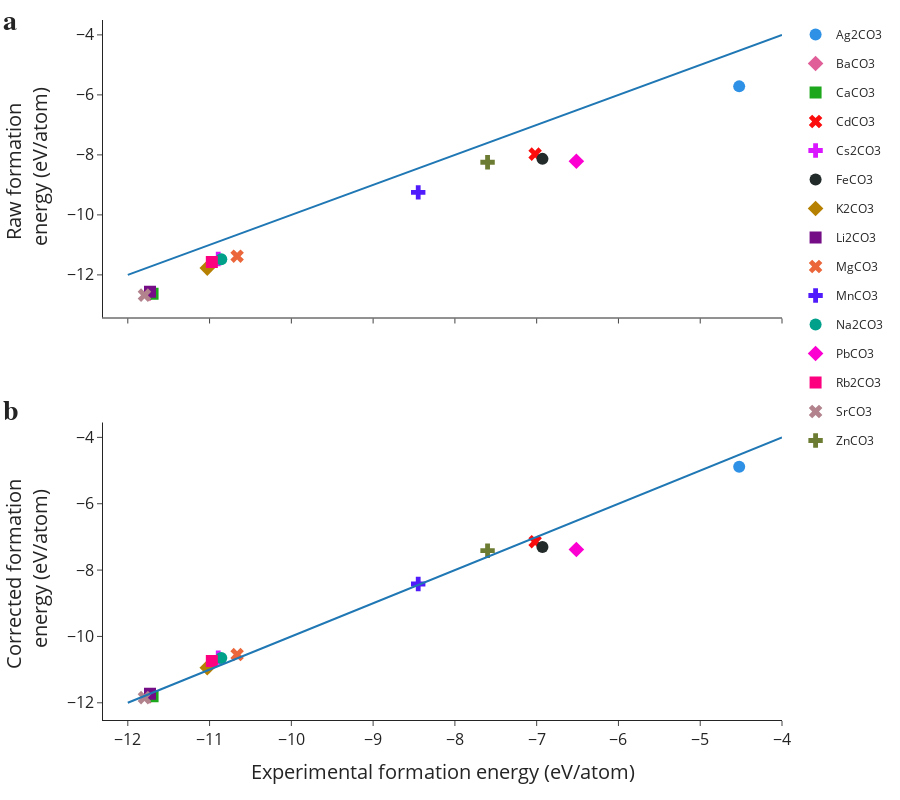

Notebook code cell kept with this figure:
### Markdown cell above
## Figure

### Code cell
from copy import deepcopy

import plotly.graph_objects as go
from plotly.subplots import make_subplots

combo_fig = make_subplots(rows=2, cols=1, shared_xaxes=True)

for t in fig.data:
    t = deepcopy(t)
    t["marker"]["size"] = 12
    combo_fig.add_trace(
        t,
        row=1, col=1
    )

for t in fig_new.data:
    t = deepcopy(t)
    t["showlegend"] = False
    t["marker"]["size"] = 12
    combo_fig.add_trace(
        t,
        row=2, col=1
    )

combo_fig.update_layout({"width":900, "height":800,
                         "xaxis1":{"tickfont":{"size":16}},
                         "xaxis2":{"tickfont":{"size":16}, "title": "Experimental formation energy (eV/atom)", "titlefont":{"size":20}},
                         "yaxis1":{"tickfont":{"size":16}, "title": "Raw formation <br> energy (eV/atom)", "titlefont":{"size":20}},
                         "yaxis2":{"tickfont":{"size":16}, "title": "Corrected formation <br> energy (eV/atom)", "titlefont":{"size":20}},
                         "margin":{"t":20}})

combo_fig.add_annotation(x=-0.15, y=1.02, xref="paper", yref="paper", text="<b>a</b>",
                   showarrow=False, font={"family":"Helvetica","size":28})
combo_fig.add_annotation(x=-0.15, y=0.44, xref="paper", yref="paper", text="<b>b</b>",
                   showarrow=False, font={"family":"Helvetica","size":28})

combo_fig.write_image("carbonate_correction.png", scale=3)
combo_fig

### Figure 1 — Plotly figure (JSON) as saved in the notebook; plotly's stock layout.template omitted (floating-point values rounded to 4 significant figures)
{"data": [{"hovertemplate": "<b>%{hovertext}</b><br><br>name=Ag2CO3<br>x=%{x}<br>y=%{y}<extra></extra>", "hovertext": ["Ag2CO3"], "legendgroup": "Ag2CO3", "marker": {"color": "#2E91E5", "size": 12, "symbol": "circle"}, "mode": "markers", "name": "Ag2CO3", "orientation": "v", "showlegend": true, "type": "scatter", "x": [-4.523], "xaxis": "x", "y": [-5.716], "yaxis": "y"}, {"hovertemplate": "<b>%{hovertext}</b><br><br>name=BaCO3<br>x=%{x}<br>y=%{y}<extra></extra>", "hovertext": ["BaCO3"], "legendgroup": "BaCO3", "marker": {"color": "#E15F99", "size": 12, "symbol": "diamond"}, "mode": "markers", "name": "BaCO3", "orientation": "v", "showlegend": true, "type": "scatter", "x": [-11.73], "xaxis": "x", "y": [-12.62], "yaxis": "y"}, {"hovertemplate": "<b>%{hovertext}</b><br><br>name=CaCO3<br>x=%{x}<br>y=%{y}<extra></extra>", "hovertext": ["CaCO3"], "legendgroup": "CaCO3", "marker": {"color": "#1CA71C", "size": 12, "symbol": "square"}, "mode": "markers", "name": "CaCO3", "orientation": "v", "showlegend": true, "type": "scatter", "x": [-11.7], "xaxis": "x", "y": [-12.63], "yaxis": "y"}, {"hovertemplate": "<b>%{hovertext}</b><br><br>name=CdCO3<br>x=%{x}<br>y=%{y}<extra></extra>", "hovertext": ["CdCO3"], "legendgroup": "CdCO3", "marker": {"color": "#FB0D0D", "size": 12, "symbol": "x"}, "mode": "markers", "name": "CdCO3", "orientation": "v", "showlegend": true, "type": "scatter", "x": [-7.019], "xaxis": "x", "y": [-7.974], "yaxis": "y"}, {"hovertemplate": "<b>%{hovertext}</b><br><br>name=Cs2CO3<br>x=%{x}<br>y=%{y}<extra></extra>", "hovertext": ["Cs2CO3"], "legendgroup": "Cs2CO3", "marker": {"color": "#DA16FF", "size": 12, "symbol": "cross"}, "mode": "markers", "name": "Cs2CO3", "orientation": "v", "showlegend": true, "type": "scatter", "x": [-10.89], "xaxis": "x", "y": [-11.47], "yaxis": "y"}, {"hovertemplate": "<b>%{hovertext}</b><br><br>name=FeCO3<br>x=%{x}<br>y=%{y}<extra></extra>", "hovertext": ["FeCO3"], "legendgroup": "FeCO3", "marker": {"color": "#222A2A", "size": 12, "symbol": "circle"}, "mode": "markers", "name": "FeCO3", "orientation": "v", "showlegend": true, "type": "scatter", "x": [-6.929], "xaxis": "x", "y": [-8.133], "yaxis": "y"}, {"hovertemplate": "<b>%{hovertext}</b><br><br>name=K2CO3<br>x=%{x}<br>y=%{y}<extra></extra>", "hovertext": ["K2CO3"], "legendgroup": "K2CO3", "marker": {"color": "#B68100", "size": 12, "symbol": "diamond"}, "mode": "markers", "name": "K2CO3", "orientation": "v", "showlegend": true, "type": "scatter", "x": [-11.03], "xaxis": "x", "y": [-11.77], "yaxis": "y"}, {"hovertemplate": "<b>%{hovertext}</b><br><br>name=Li2CO3<br>x=%{x}<br>y=%{y}<extra></extra>", "hovertext": ["Li2CO3"], "legendgroup": "Li2CO3", "marker": {"color": "#750D86", "size": 12, "symbol": "square"}, "mode": "markers", "name": "Li2CO3", "orientation": "v", "showlegend": true, "type": "scatter", "x": [-11.73], "xaxis": "x", "y": [-12.56], "yaxis": "y"}, {"hovertemplate": "<b>%{hovertext}</b><br><br>name=MgCO3<br>x=%{x}<br>y=%{y}<extra></extra>", "hovertext": ["MgCO3"], "legendgroup": "MgCO3", "marker": {"color": "#EB663B", "size": 12, "symbol": "x"}, "mode": "markers", "name": "MgCO3", "orientation": "v", "showlegend": true, "type": "scatter", "x": [-10.66], "xaxis": "x", "y": [-11.38], "yaxis": "y"}, {"hovertemplate": "<b>%{hovertext}</b><br><br>name=MnCO3<br>x=%{x}<br>y=%{y}<extra></extra>", "hovertext": ["MnCO3"], "legendgroup": "MnCO3", "marker": {"color": "#511CFB", "size": 12, "symbol": "cross"}, "mode": "markers", "name": "MnCO3", "orientation": "v", "showlegend": true, "type": "scatter", "x": [-8.449], "xaxis": "x", "y": [-9.249], "yaxis": "y"}, {"hovertemplate": "<b>%{hovertext}</b><br><br>name=Na2CO3<br>x=%{x}<br>y=%{y}<extra></extra>", "hovertext": ["Na2CO3"], "legendgroup": "Na2CO3", "marker": {"color": "#00A08B", "size": 12, "symbol": "circle"}, "mode": "markers", "name": "Na2CO3", "orientation": "v", "showlegend": true, "type": "scatter", "x": [-10.86], "xaxis": "x", "y": [-11.48], "yaxis": "y"}, {"hovertemplate": "<b>%{hovertext}</b><br><br>name=PbCO3<br>x=%{x}<br>y=%{y}<extra></extra>", "hovertext": ["PbCO3"], "legendgroup": "PbCO3", "marker": {"color": "#FB00D1", "size": 12, "symbol": "diamond"}, "mode": "markers", "name": "PbCO3", "orientation": "v", "showlegend": true, "type": "scatter", "x": [-6.515], "xaxis": "x", "y": [-8.212], "yaxis": "y"}, {"hovertemplate": "<b>%{hovertext}</b><br><br>name=Rb2CO3<br>x=%{x}<br>y=%{y}<extra></extra>", "hovertext": ["Rb2CO3"], "legendgroup": "Rb2CO3", "marker": {"color": "#FC0080", "size": 12, "symbol": "square"}, "mode": "markers", "name": "Rb2CO3", "orientation": "v", "showlegend": true, "type": "scatter", "x": [-10.97], "xaxis": "x", "y": [-11.57], "yaxis": "y"}, {"hovertemplate": "<b>%{hovertext}</b><br><br>name=SrCO3<br>x=%{x}<br>y=%{y}<extra></extra>", "hovertext": ["SrCO3"], "legendgroup": "SrCO3", "marker": {"color": "#B2828D", "size": 12, "symbol": "x"}, "mode": "markers", "name": "SrCO3", "orientation": "v", "showlegend": true, "type": "scatter", "x": [-11.8], "xaxis": "x", "y": [-12.67], "yaxis": "y"}, {"hovertemplate": "<b>%{hovertext}</b><br><br>name=ZnCO3<br>x=%{x}<br>y=%{y}<extra></extra>", "hovertext": ["ZnCO3"], "legendgroup": "ZnCO3", "marker": {"color": "#6C7C32", "size": 12, "symbol": "cross"}, "mode": "markers", "name": "ZnCO3", "orientation": "v", "showlegend": true, "type": "scatter", "x": [-7.6], "xaxis": "x", "y": [-8.246], "yaxis": "y"}, {"hovertemplate": "x=%{x}<br>y=%{y}<extra></extra>", "legendgroup": "", "line": {"color": "#1F77B4", "dash": "solid"}, "marker": {"size": 12, "symbol": "circle"}, "mode": "lines", "name": "", "orientation": "v", "showlegend": false, "type": "scatter", "x": [-12, -4], "xaxis": "x", "y": [-12, -4], "yaxis": "y"}, {"hovertemplate": "<b>%{hovertext}</b><br><br>name=Ag2CO3<br>x=%{x}<br>y=%{y}<extra></extra>", "hovertext": ["Ag2CO3"], "legendgroup": "Ag2CO3", "marker": {"color": "#2E91E5", "size": 12, "symbol": "circle"}, "mode": "markers", "name": "Ag2CO3", "orientation": "v", "showlegend": false, "type": "scatter", "x": [-4.523], "xaxis": "x2", "y": [-4.886], "yaxis": "y2"}, {"hovertemplate": "<b>%{hovertext}</b><br><br>name=BaCO3<br>x=%{x}<br>y=%{y}<extra></extra>", "hovertext": ["BaCO3"], "legendgroup": "BaCO3", "marker": {"color": "#E15F99", "size": 12, "symbol": "diamond"}, "mode": "markers", "name": "BaCO3", "orientation": "v", "showlegend": false, "type": "scatter", "x": [-11.73], "xaxis": "x2", "y": [-11.79], "yaxis": "y2"}, {"hovertemplate": "<b>%{hovertext}</b><br><br>name=CaCO3<br>x=%{x}<br>y=%{y}<extra></extra>", "hovertext": ["CaCO3"], "legendgroup": "CaCO3", "marker": {"color": "#1CA71C", "size": 12, "symbol": "square"}, "mode": "markers", "name": "CaCO3", "orientation": "v", "showlegend": false, "type": "scatter", "x": [-11.7], "xaxis": "x2", "y": [-11.8], "yaxis": "y2"}, {"hovertemplate": "<b>%{hovertext}</b><br><br>name=CdCO3<br>x=%{x}<br>y=%{y}<extra></extra>", "hovertext": ["CdCO3"], "legendgroup": "CdCO3", "marker": {"color": "#FB0D0D", "size": 12, "symbol": "x"}, "mode": "markers", "name": "CdCO3", "orientation": "v", "showlegend": false, "type": "scatter", "x": [-7.019], "xaxis": "x2", "y": [-7.144], "yaxis": "y2"}, {"hovertemplate": "<b>%{hovertext}</b><br><br>name=Cs2CO3<br>x=%{x}<br>y=%{y}<extra></extra>", "hovertext": ["Cs2CO3"], "legendgroup": "Cs2CO3", "marker": {"color": "#DA16FF", "size": 12, "symbol": "cross"}, "mode": "markers", "name": "Cs2CO3", "orientation": "v", "showlegend": false, "type": "scatter", "x": [-10.89], "xaxis": "x2", "y": [-10.64], "yaxis": "y2"}, {"hovertemplate": "<b>%{hovertext}</b><br><br>name=FeCO3<br>x=%{x}<br>y=%{y}<extra></extra>", "hovertext": ["FeCO3"], "legendgroup": "FeCO3", "marker": {"color": "#222A2A", "size": 12, "symbol": "circle"}, "mode": "markers", "name": "FeCO3", "orientation": "v", "showlegend": false, "type": "scatter", "x": [-6.929], "xaxis": "x2", "y": [-7.303], "yaxis": "y2"}, {"hovertemplate": "<b>%{hovertext}</b><br><br>name=K2CO3<br>x=%{x}<br>y=%{y}<extra></extra>", "hovertext": ["K2CO3"], "legendgroup": "K2CO3", "marker": {"color": "#B68100", "size": 12, "symbol": "diamond"}, "mode": "markers", "name": "K2CO3", "orientation": "v", "showlegend": false, "type": "scatter", "x": [-11.03], "xaxis": "x2", "y": [-10.94], "yaxis": "y2"}, {"hovertemplate": "<b>%{hovertext}</b><br><br>name=Li2CO3<br>x=%{x}<br>y=%{y}<extra></extra>", "hovertext": ["Li2CO3"], "legendgroup": "Li2CO3", "marker": {"color": "#750D86", "size": 12, "symbol": "square"}, "mode": "markers", "name": "Li2CO3", "orientation": "v", "showlegend": false, "type": "scatter", "x": [-11.73], "xaxis": "x2", "y": [-11.73], "yaxis": "y2"}, {"hovertemplate": "<b>%{hovertext}</b><br><br>name=MgCO3<br>x=%{x}<br>y=%{y}<extra></extra>", "hovertext": ["MgCO3"], "legendgroup": "MgCO3", "marker": {"color": "#EB663B", "size": 12, "symbol": "x"}, "mode": "markers", "name": "MgCO3", "orientation": "v", "showlegend": false, "type": "scatter", "x": [-10.66], "xaxis": "x2", "y": [-10.55], "yaxis": "y2"}, {"hovertemplate": "<b>%{hovertext}</b><br><br>name=MnCO3<br>x=%{x}<br>y=%{y}<extra></extra>", "hovertext": ["MnCO3"], "legendgroup": "MnCO3", "marker": {"color": "#511CFB", "size": 12, "symbol": "cross"}, "mode": "markers", "name": "MnCO3", "orientation": "v", "showlegend": false, "type": "scatter", "x": [-8.449], "xaxis": "x2", "y": [-8.419], "yaxis": "y2"}, {"hovertemplate": "<b>%{hovertext}</b><br><br>name=Na2CO3<br>x=%{x}<br>y=%{y}<extra></extra>", "hovertext": ["Na2CO3"], "legendgroup": "Na2CO3", "marker": {"color": "#00A08B", "size": 12, "symbol": "circle"}, "mode": "markers", "name": "Na2CO3", "orientation": "v", "showlegend": false, "type": "scatter", "x": [-10.86], "xaxis": "x2", "y": [-10.65], "yaxis": "y2"}, {"hovertemplate": "<b>%{hovertext}</b><br><br>name=PbCO3<br>x=%{x}<br>y=%{y}<extra></extra>", "hovertext": ["PbCO3"], "legendgroup": "PbCO3", "marker": {"color": "#FB00D1", "size": 12, "symbol": "diamond"}, "mode": "markers", "name": "PbCO3", "orientation": "v", "showlegend": false, "type": "scatter", "x": [-6.515], "xaxis": "x2", "y": [-7.382], "yaxis": "y2"}, {"hovertemplate": "<b>%{hovertext}</b><br><br>name=Rb2CO3<br>x=%{x}<br>y=%{y}<extra></extra>", "hovertext": ["Rb2CO3"], "legendgroup": "Rb2CO3", "marker": {"color": "#FC0080", "size": 12, "symbol": "square"}, "mode": "markers", "name": "Rb2CO3", "orientation": "v", "showlegend": false, "type": "scatter", "x": [-10.97], "xaxis": "x2", "y": [-10.74], "yaxis": "y2"}, {"hovertemplate": "<b>%{hovertext}</b><br><br>name=SrCO3<br>x=%{x}<br>y=%{y}<extra></extra>", "hovertext": ["SrCO3"], "legendgroup": "SrCO3", "marker": {"color": "#B2828D", "size": 12, "symbol": "x"}, "mode": "markers", "name": "SrCO3", "orientation": "v", "showlegend": false, "type": "scatter", "x": [-11.8], "xaxis": "x2", "y": [-11.84], "yaxis": "y2"}, {"hovertemplate": "<b>%{hovertext}</b><br><br>name=ZnCO3<br>x=%{x}<br>y=%{y}<extra></extra>", "hovertext": ["ZnCO3"], "legendgroup": "ZnCO3", "marker": {"color": "#6C7C32", "size": 12, "symbol": "cross"}, "mode": "markers", "name": "ZnCO3", "orientation": "v", "showlegend": false, "type": "scatter", "x": [-7.6], "xaxis": "x2", "y": [-7.415], "yaxis": "y2"}, {"hovertemplate": "x=%{x}<br>y=%{y}<extra></extra>", "legendgroup": "", "line": {"color": "#1F77B4", "dash": "solid"}, "marker": {"size": 12, "symbol": "circle"}, "mode": "lines", "name": "", "orientation": "v", "showlegend": false, "type": "scatter", "x": [-12, -4], "xaxis": "x2", "y": [-12, -4], "yaxis": "y2"}], "layout": {"annotations": [{"font": {"family": "Helvetica", "size": 28}, "showarrow": false, "text": "<b>a</b>", "x": -0.15, "xref": "paper", "y": 1.02, "yref": "paper"}, {"font": {"family": "Helvetica", "size": 28}, "showarrow": false, "text": "<b>b</b>", "x": -0.15, "xref": "paper", "y": 0.44, "yref": "paper"}], "height": 800, "margin": {"t": 20}, "width": 900, "xaxis": {"anchor": "y", "domain": [0, 1], "matches": "x2", "showticklabels": false, "tickfont": {"size": 16}}, "xaxis2": {"anchor": "y2", "domain": [0, 1], "tickfont": {"size": 16}, "title": {"font": {"size": 20}, "text": "Experimental formation energy (eV/atom)"}}, "yaxis": {"anchor": "x", "domain": [0.575, 1], "tickfont": {"size": 16}, "title": {"font": {"size": 20}, "text": "Raw formation <br> energy (eV/atom)"}}, "yaxis2": {"anchor": "x2", "domain": [0, 0.425], "tickfont": {"size": 16}, "title": {"font": {"size": 20}, "text": "Corrected formation <br> energy (eV/atom)"}}}}
